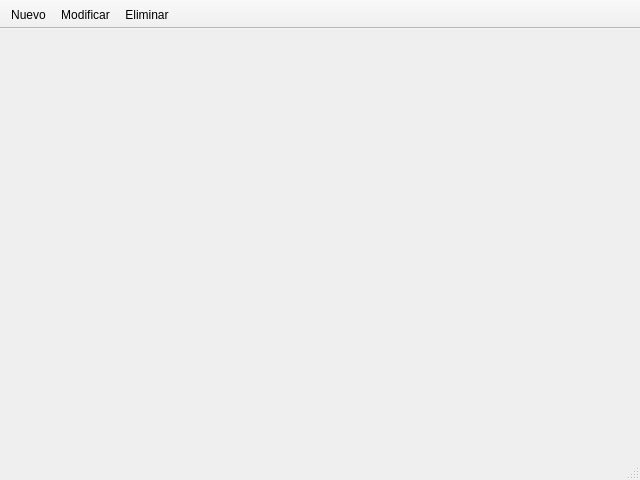
<?xml version="1.0" encoding="UTF-8"?>
<ui version="4.0">
 <class>frmBarraHerramientas</class>
 <widget class="QMainWindow" name="frmBarraHerramientas">
  <property name="geometry">
   <rect>
    <x>0</x>
    <y>0</y>
    <width>640</width>
    <height>480</height>
   </rect>
  </property>
  <property name="windowTitle">
   <string>Barra de Herramientas</string>
  </property>
  <widget class="QWidget" name="centralwidget"/>
  <widget class="QStatusBar" name="statusbar"/>
  <widget class="QToolBar" name="barraMenu">
   <property name="windowTitle">
    <string>toolBar</string>
   </property>
   <property name="movable">
    <bool>false</bool>
   </property>
   <property name="orientation">
    <enum>Qt::Horizontal</enum>
   </property>
   <property name="toolButtonStyle">
    <enum>Qt::ToolButtonIconOnly</enum>
   </property>
   <attribute name="toolBarArea">
    <enum>TopToolBarArea</enum>
   </attribute>
   <attribute name="toolBarBreak">
    <bool>false</bool>
   </attribute>
   <addaction name="mniNuevo"/>
   <addaction name="mniModificar"/>
   <addaction name="mniEliminar"/>
  </widget>
  <action name="mniNuevo">
   <property name="icon">
    <iconset resource="recurso.qrc">
     <normaloff>:/iconosBarra/iconos/añadir.ico</normaloff>:/iconosBarra/iconos/añadir.ico</iconset>
   </property>
   <property name="text">
    <string>Nuevo</string>
   </property>
   <property name="toolTip">
    <string>Crea un usuario</string>
   </property>
   <property name="shortcut">
    <string>Shift+N</string>
   </property>
  </action>
  <action name="mniModificar">
   <property name="icon">
    <iconset resource="recurso.qrc">
     <normaloff>:/iconosBarra/iconos/modificar.ico</normaloff>:/iconosBarra/iconos/modificar.ico</iconset>
   </property>
   <property name="text">
    <string>Modificar</string>
   </property>
   <property name="toolTip">
    <string>Modifica un usuario</string>
   </property>
   <property name="shortcut">
    <string>Shift+M</string>
   </property>
  </action>
  <action name="mniEliminar">
   <property name="icon">
    <iconset resource="recurso.qrc">
     <normaloff>:/iconosBarra/iconos/borrar.ico</normaloff>:/iconosBarra/iconos/borrar.ico</iconset>
   </property>
   <property name="text">
    <string>Eliminar</string>
   </property>
   <property name="toolTip">
    <string>Elimina un usuario</string>
   </property>
   <property name="shortcut">
    <string>Shift+E</string>
   </property>
  </action>
 </widget>
 <resources>
  <include location="recurso.qrc"/>
 </resources>
 <connections/>
</ui>
